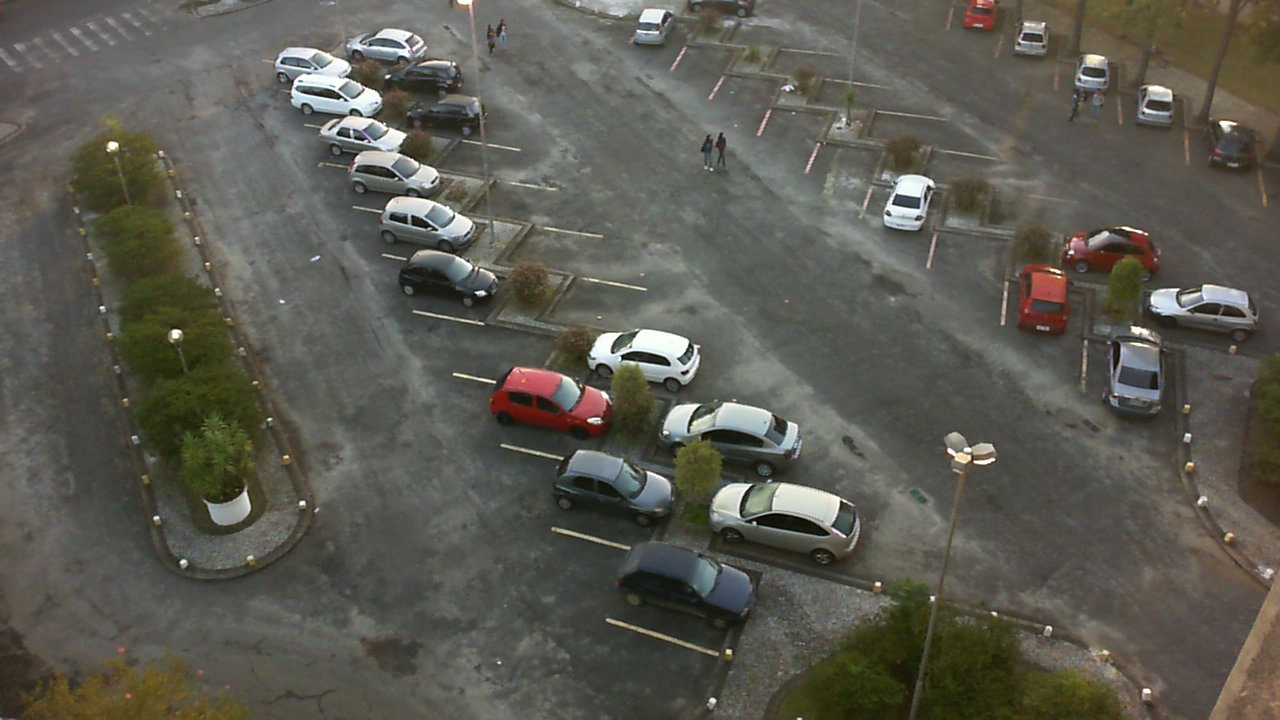
//> input picture testingEnv/ParkingLot_dataset/sequence4/frames/2013-04-15_07_15_01.png, 1280 x 720 px
$ ./kmeans   (built with g++ and OpenCV 4)
//> lines starting //> are read from the running program, lines starting //| are printed output that depends on the picture
//
// Created by trigger on 8/18/24.
//
#include <opencv2/opencv.hpp>
#include <iostream>

using namespace cv;
using namespace std;

Vec3b getRandomColor() {
    return Vec3b(rand() % 256, rand() % 256, rand() % 256);
}

int main() {
    // 1. Carica l'immagine
    Mat img = imread("/home/trigger/Documents/GitHub/Parking_lot_occupancy/testingEnv/ParkingLot_dataset/sequence4/frames/2013-04-15_07_15_01.png");
//> img is the input picture: 720 rows x 1280 cols, CV_8UC3; mean B, G, R 80.8, 89.9, 91.1
    if (img.empty()) {
        cout << "Errore nel caricamento dell'immagine!" << endl;
        return -1;
    }


    // 2. Converti l'immagine in spazio colore Lab (più appropriato per clustering)
    Mat imgLab;
    cvtColor(img, imgLab, COLOR_BGR2Lab);
//> imgLab: 720 rows x 1280 cols, CV_8UC3; mean of channels 0, 1, 2 96.4, 126.9, 133.6

    // 3. Reshape l'immagine a un array di punti 2D (ogni pixel sarà un punto nel nostro spazio dei colori)
    Mat imgReshaped = imgLab.reshape(1, imgLab.total());

    // 4. Converti in float per kmeans
    imgReshaped.convertTo(imgReshaped, CV_32F);

    // 5. Definisci i parametri di K-means
    int k = 3;  // Numero di cluster (puoi sperimentare con diversi valori)
    Mat labels;
    Mat centers;
    TermCriteria criteria(TermCriteria::EPS + TermCriteria::COUNT, 300, 0.2);

    // 6. Applica K-means
    kmeans(imgReshaped, k, labels, criteria, 3, KMEANS_RANDOM_CENTERS, centers);
//> centers = [[206.2, 126.4, 129], [110.3, 127.1, 132.2], [72.73, 126.8, 135.8]]

    vector<Mat> clusterImages(k);

    for (int i = 0; i < k; i++) {
        // Crea un'immagine nera di base
        clusterImages[i] = Mat::zeros(img.size(), img.type());
    }

    // 8. Assegna i pixel ai rispettivi cluster
    for (int i = 0; i < img.total(); i++) {
        int cluster_idx = labels.at<int>(i);
        // Copia il pixel dell'immagine originale nel rispettivo cluster
        clusterImages[cluster_idx].at<Vec3b>(i) = img.at<Vec3b>(i);
    }
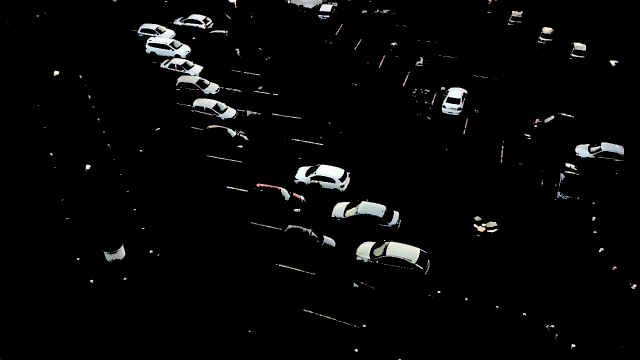
//> clusterImages[0]: 720 rows x 1280 cols, CV_8UC3 (shown at 1/2 size); mean B, G, R 6.9, 7, 6.9
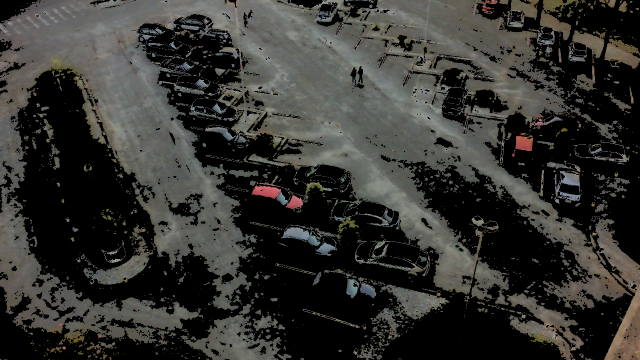
//> clusterImages[1]: 720 rows x 1280 cols, CV_8UC3 (shown at 1/2 size); mean B, G, R 48.4, 51.9, 52.2
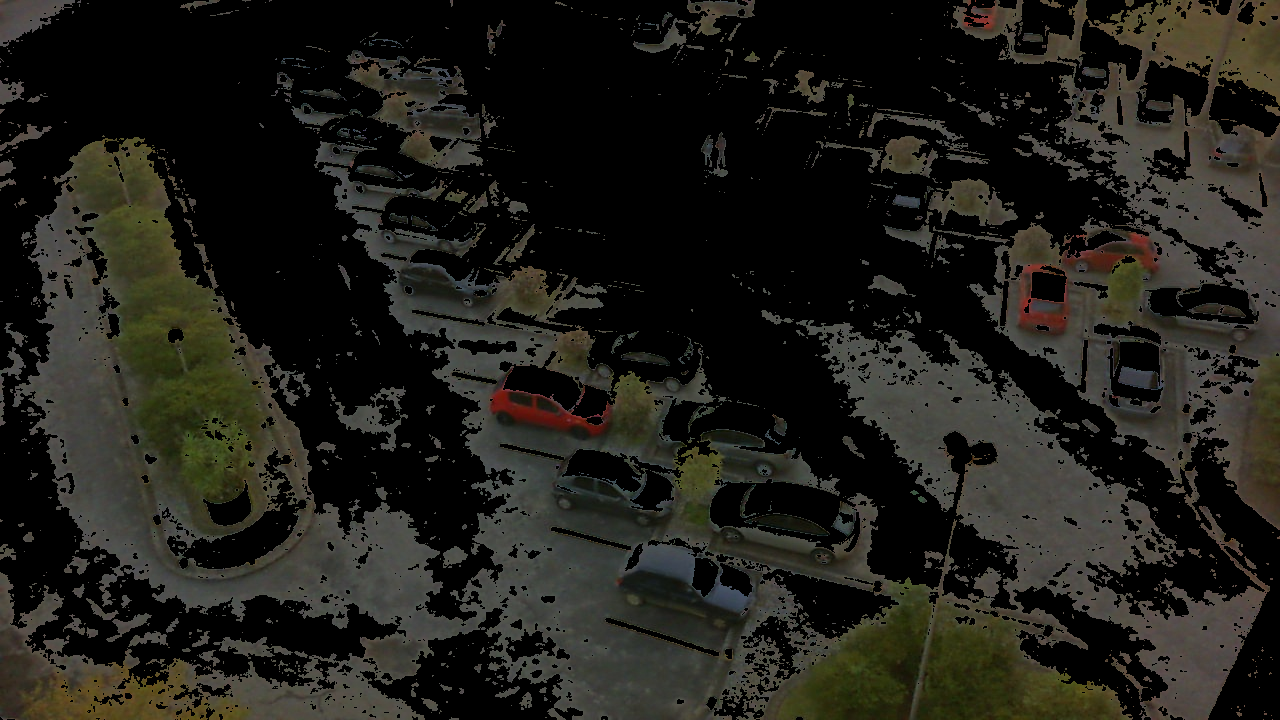
//> clusterImages[2]: 720 rows x 1280 cols, CV_8UC3; mean B, G, R 25.5, 31.1, 32

    // 9. Visualizza ogni cluster in una finestra separata
    for (int i = 0; i < k; i++) {
        string windowName = "Cluster " + to_string(i);
        imshow(windowName, clusterImages[i]);
    }

    // 10. Visualizza l'immagine originale per riferimento
    imshow("Immagine Originale", img);

    waitKey(0);
    return 0;
}

$ run again, with testingEnv/ParkingLot_dataset/sequence4/frames/2013-04-15_07_05_01.png copied over testingEnv/ParkingLot_dataset/sequence4/frames/2013-04-15_07_15_01.png
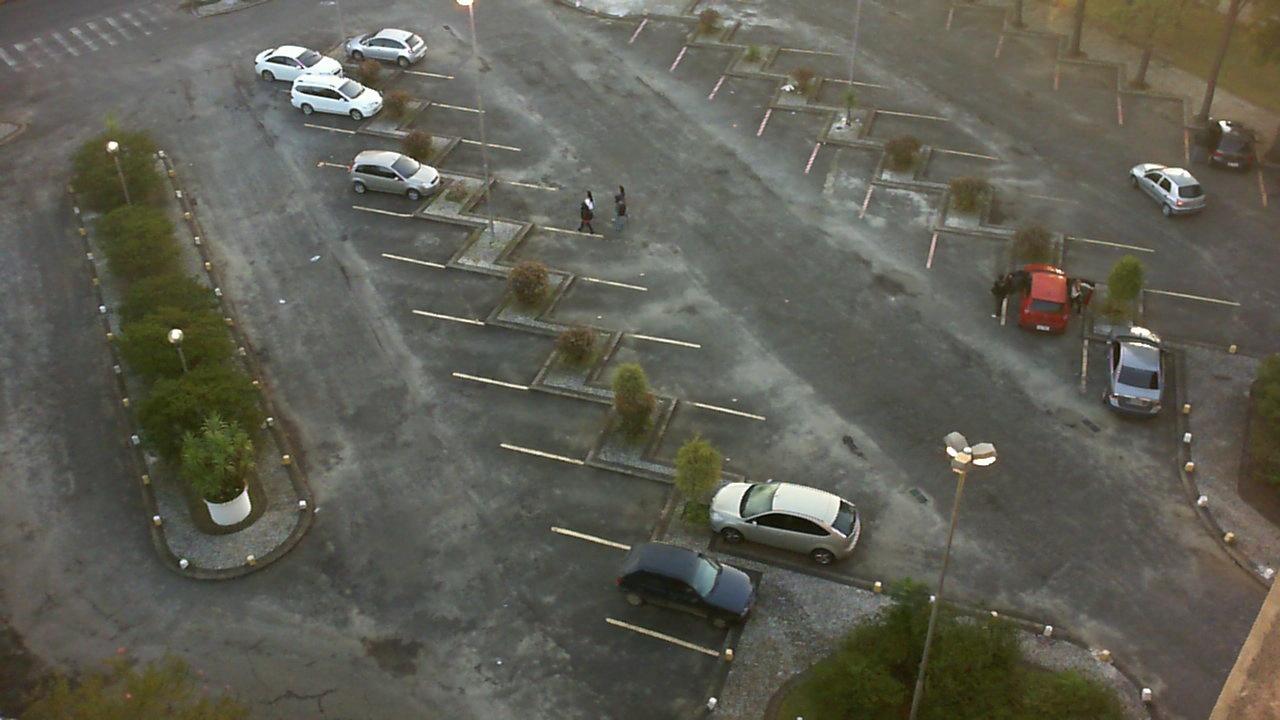
//> input picture testingEnv/ParkingLot_dataset/sequence4/frames/2013-04-15_07_05_01.png, 1280 x 720 px
//> img is the input picture: 720 rows x 1280 cols, CV_8UC3; mean B, G, R 83.5, 93.9, 94.6
//> imgLab: 720 rows x 1280 cols, CV_8UC3; mean of channels 0, 1, 2 100.6, 126.4, 134.3
//> centers = [[115.2, 126.6, 133.1], [79.88, 126.3, 135.9], [199, 126.1, 130.4]]
//> after the loop `for (int i = 0; i < img.total(); i++)`:
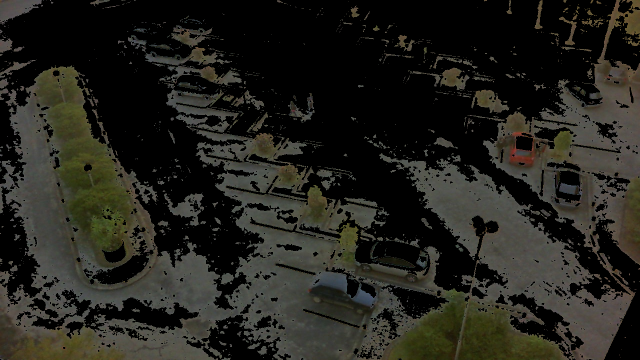
//> clusterImages[1]: 720 rows x 1280 cols, CV_8UC3 (shown at 1/2 size); mean B, G, R 29.1, 35, 35.7
//> after the loop `for (int i = 0; i < img.total(); i++)`:
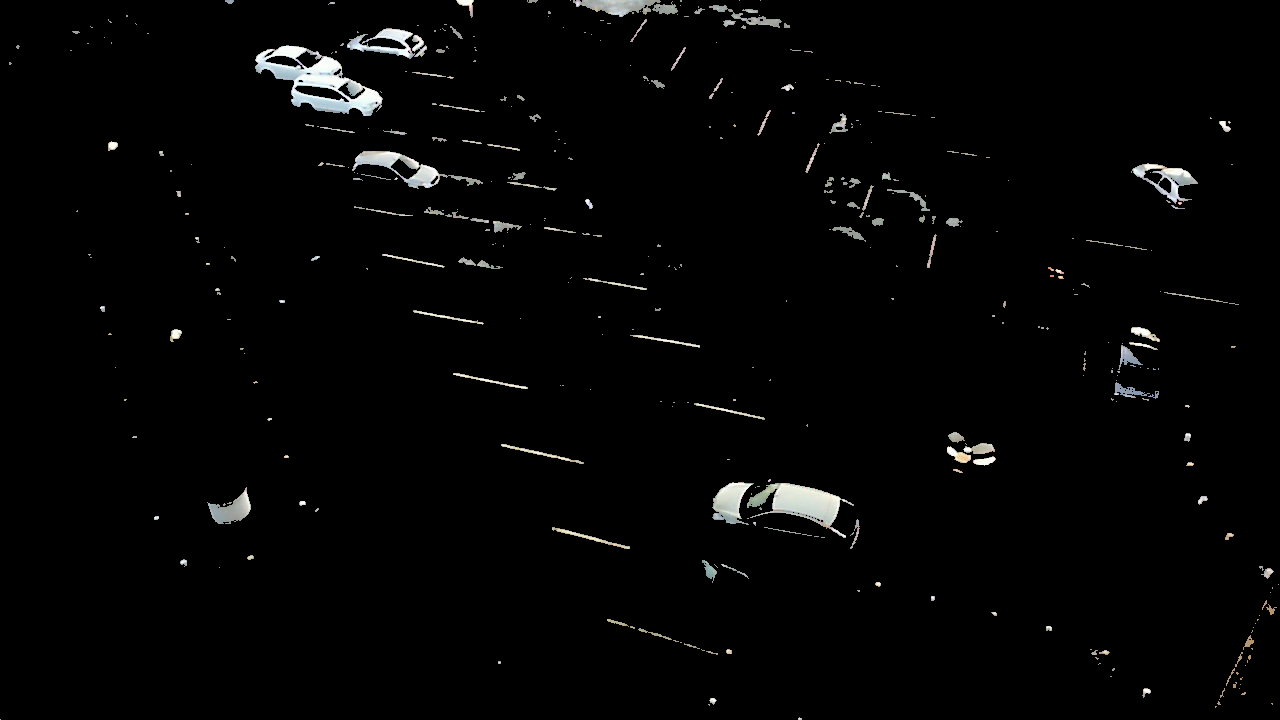
//> clusterImages[2]: 720 rows x 1280 cols, CV_8UC3; mean B, G, R 4.6, 4.8, 4.7

$ run again, with testingEnv/ParkingLot_dataset/sequence4/frames/2013-04-15_07_10_01.png copied over testingEnv/ParkingLot_dataset/sequence4/frames/2013-04-15_07_15_01.png
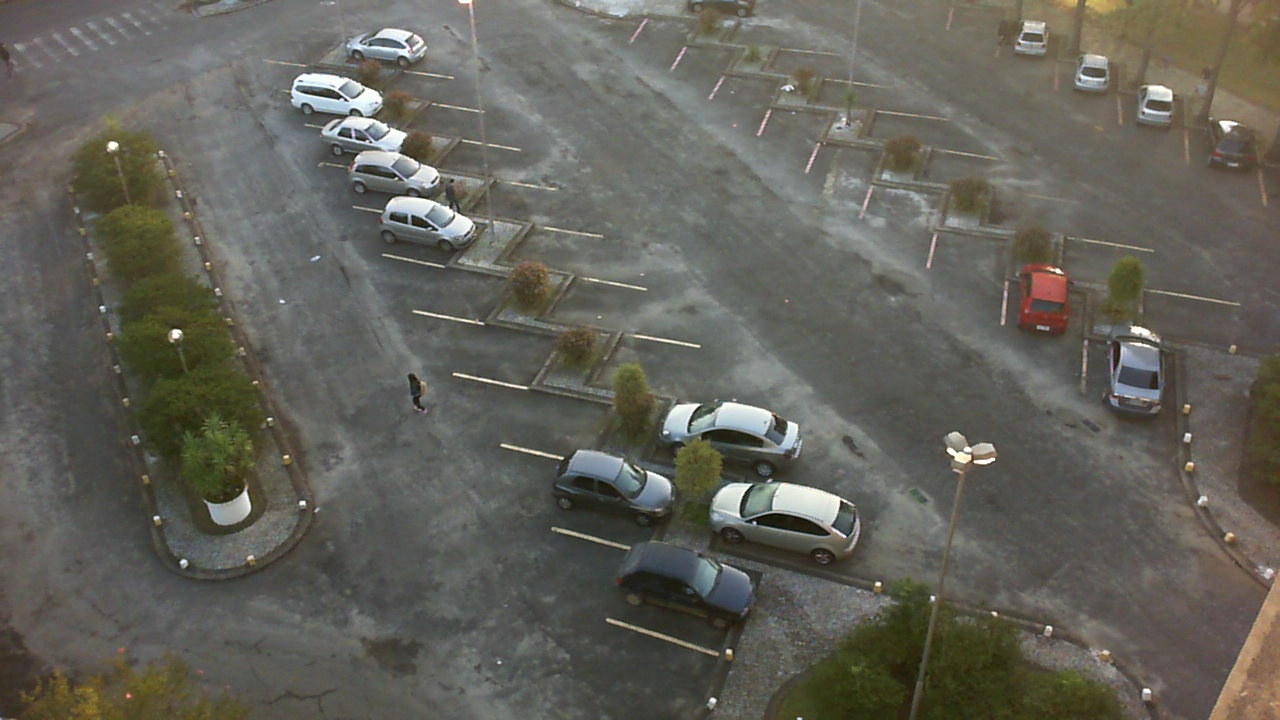
//> input picture testingEnv/ParkingLot_dataset/sequence4/frames/2013-04-15_07_10_01.png, 1280 x 720 px
//> img is the input picture: 720 rows x 1280 cols, CV_8UC3; mean B, G, R 89.5, 97.7, 98.9
//> imgLab: 720 rows x 1280 cols, CV_8UC3; mean of channels 0, 1, 2 104.8, 127, 133
//> centers = [[119.1, 127.3, 131.9], [82.25, 126.9, 134.5], [199.6, 126.5, 129.2]]
//> after the loop `for (int i = 0; i < img.total(); i++)`:
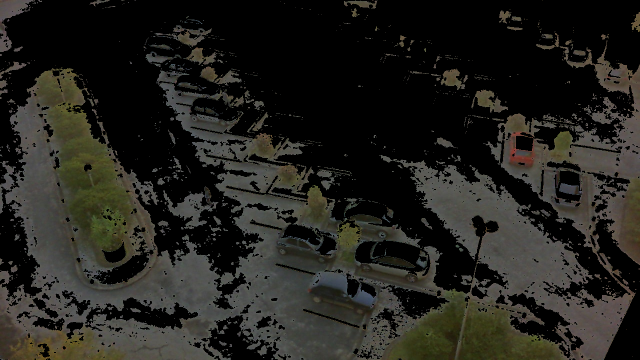
//> clusterImages[1]: 720 rows x 1280 cols, CV_8UC3 (shown at 1/2 size); mean B, G, R 29.9, 34.6, 35.4
//> after the loop `for (int i = 0; i < img.total(); i++)`:
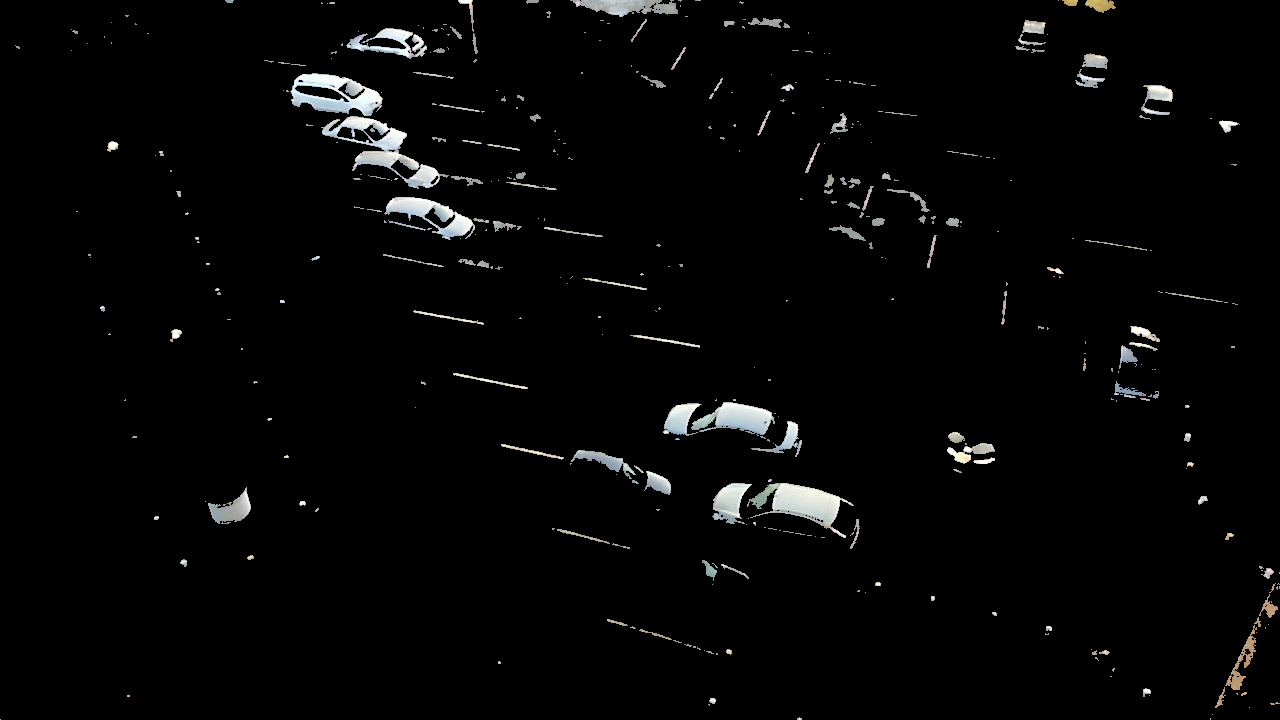
//> clusterImages[2]: 720 rows x 1280 cols, CV_8UC3; mean B, G, R 5.9, 6, 5.9
